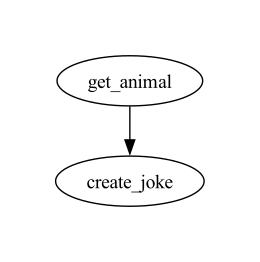

Generate this figure with Python:
import os
from dotenv import load_dotenv
from langchain_openai import ChatOpenAI
from langgraph.graph import Graph
from langchain_openai import OpenAIEmbeddings
from langchain_community.vectorstores import Chroma
import graphviz

load_dotenv()

model = ChatOpenAI(temperature=0)

def get_animal(_input):
    animal = input("What animal would you like to hear a joke about? ")
    return {"animal": animal}

def create_joke(animal):
    prompt = f"Create a short, funny joke about a {animal}. The joke should be appropriate for all ages."
    response = model.invoke(prompt)
    return response.content

workflow = Graph()
workflow.add_node("get_animal", get_animal)
workflow.add_node("create_joke", create_joke)
workflow.add_edge("get_animal", "create_joke")

workflow.set_entry_point("get_animal")
workflow.set_finish_point("create_joke")

# Visualize the graph
dot = graphviz.Digraph()
dot.node("get_animal")
dot.node("create_joke")
dot.edge("get_animal", "create_joke")
dot.render("./3_with_graph/app", view=True)

app = workflow.compile()

result = app.invoke("some input")

print(result)
